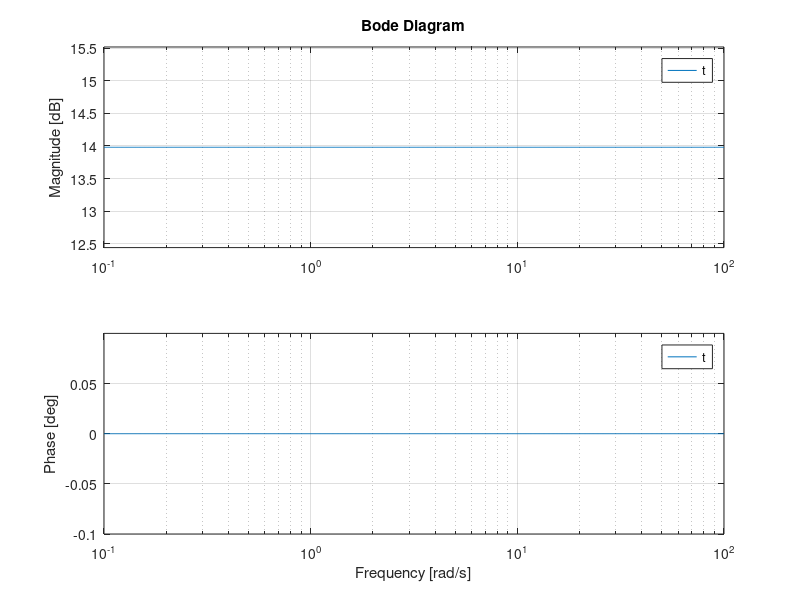

This figure's MATLAB source:
%Program to find Bode Plot
%{ 
  25(s+1)(s+7)
 -------------
 s(s+2)(s+4)(s+8)
 %}
clc;clear all;close all;
% initialzations
k=input('enter the gain---->');
z=input('enter the zeros---->');
p=input('enter the poles---->');
t=zpk(z,p,k);
bode(t)
grid on;
[Gm,Pm,Wgc,Wpc]=margin(t);
disp(Gm);
disp(Pm);
disp(Wgc);
disp(Wpc); 

%{
result:

enter the gain---->25
enter the zeros---->[-1 -7]
enter the ploes---->[0 -2 -4 -8]
   Inf

   63.1105

   Inf

    3.7440
%}